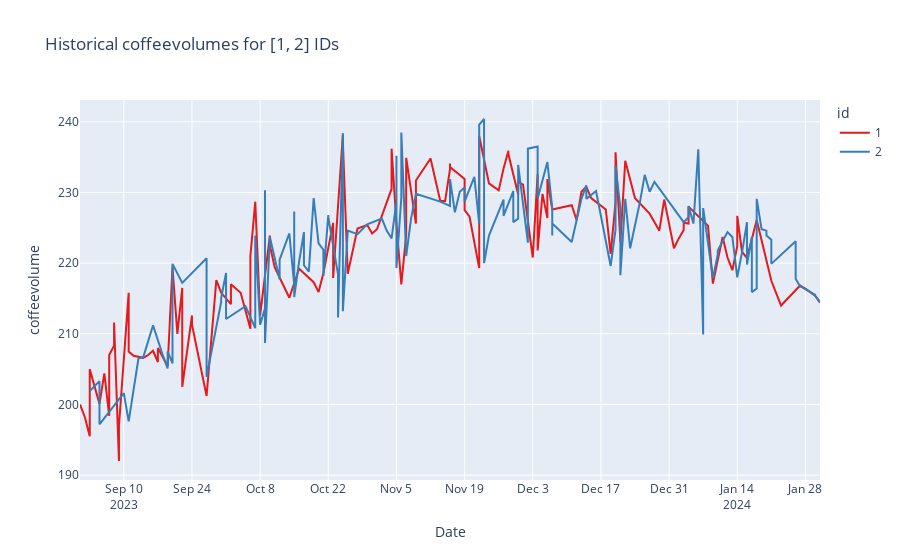

Notebook cell for this chart:
### Markdown cell above
Look at historical values for 1 and 2 IDs.

### Code cell
plot_historical_id([1,2], data_generated)

### Figure 1 — Plotly figure (JSON) as saved in the notebook; plotly's stock layout.template omitted (floating-point values rounded to 4 significant figures; data arrays with more than 128 entries replaced by an {"elided": "..."} marker saying what was removed)
{"data": [{"hovertemplate": "id=1<br>Date=%{x}<br>coffeevolume=%{y}<extra></extra>", "legendgroup": "1", "line": {"color": "rgb(228,26,28)", "dash": "solid"}, "marker": {"symbol": "circle"}, "mode": "lines", "name": "1", "orientation": "v", "showlegend": true, "type": "scatter", "x": {"elided": "132 str values"}, "xaxis": "x", "y": {"elided": "132 float values"}, "yaxis": "y"}, {"hovertemplate": "id=2<br>Date=%{x}<br>coffeevolume=%{y}<extra></extra>", "legendgroup": "2", "line": {"color": "rgb(55,126,184)", "dash": "solid"}, "marker": {"symbol": "circle"}, "mode": "lines", "name": "2", "orientation": "v", "showlegend": true, "type": "scatter", "x": {"elided": "151 str values"}, "xaxis": "x", "y": {"elided": "151 float values"}, "yaxis": "y"}], "layout": {"legend": {"title": {"text": "id"}, "tracegroupgap": 0}, "title": {"text": "Historical coffeevolumes for [1, 2] IDs"}, "xaxis": {"anchor": "y", "domain": [0, 1], "title": {"text": "Date"}}, "yaxis": {"anchor": "x", "domain": [0, 1], "title": {"text": "coffeevolume"}}}}
